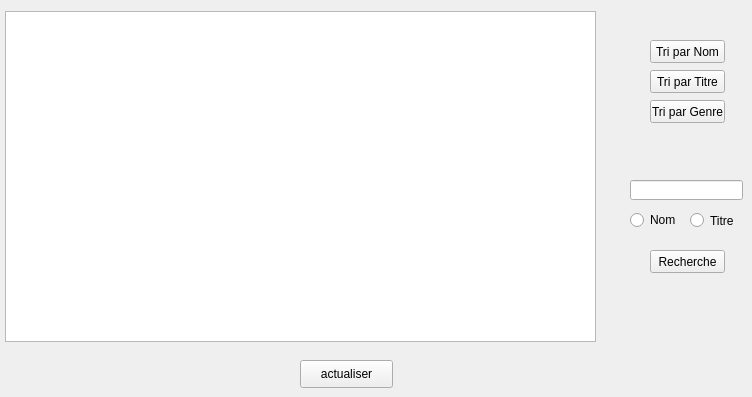
     <widget class="QWidget" name="tab_23">
      <attribute name="title">
       <string>affichage</string>
      </attribute>
      <widget class="QTableView" name="tab_musique_2">
       <property name="geometry">
        <rect>
         <x>5</x>
         <y>11</y>
         <width>591</width>
         <height>331</height>
        </rect>
       </property>
      </widget>
      <widget class="QPushButton" name="push_TriNom">
       <property name="geometry">
        <rect>
         <x>650</x>
         <y>40</y>
         <width>75</width>
         <height>23</height>
        </rect>
       </property>
       <property name="text">
        <string>Tri par Nom</string>
       </property>
      </widget>
      <widget class="QPushButton" name="push_TriTitre">
       <property name="geometry">
        <rect>
         <x>650</x>
         <y>70</y>
         <width>75</width>
         <height>23</height>
        </rect>
       </property>
       <property name="text">
        <string>Tri par Titre</string>
       </property>
      </widget>
      <widget class="QPushButton" name="psuh_TriGenre">
       <property name="geometry">
        <rect>
         <x>650</x>
         <y>100</y>
         <width>75</width>
         <height>23</height>
        </rect>
       </property>
       <property name="text">
        <string>Tri par Genre</string>
       </property>
      </widget>
      <widget class="QPushButton" name="psuh_recherche">
       <property name="geometry">
        <rect>
         <x>650</x>
         <y>250</y>
         <width>75</width>
         <height>23</height>
        </rect>
       </property>
       <property name="text">
        <string>Recherche</string>
       </property>
      </widget>
      <widget class="QLineEdit" name="lineEdit_recherche">
       <property name="geometry">
        <rect>
         <x>630</x>
         <y>180</y>
         <width>113</width>
         <height>20</height>
        </rect>
       </property>
      </widget>
      <widget class="QRadioButton" name="rad_Nom">
       <property name="geometry">
        <rect>
         <x>630</x>
         <y>210</y>
         <width>51</width>
         <height>20</height>
        </rect>
       </property>
       <property name="text">
        <string>Nom</string>
       </property>
      </widget>
      <widget class="QRadioButton" name="rad_Titre">
       <property name="geometry">
        <rect>
         <x>690</x>
         <y>210</y>
         <width>51</width>
         <height>21</height>
        </rect>
       </property>
       <property name="text">
        <string>Titre</string>
       </property>
      </widget>
      <widget class="QPushButton" name="pushButton_25">
       <property name="geometry">
        <rect>
         <x>300</x>
         <y>360</y>
         <width>93</width>
         <height>28</height>
        </rect>
       </property>
       <property name="text">
        <string>actualiser</string>
       </property>
      </widget>
     </widget>
